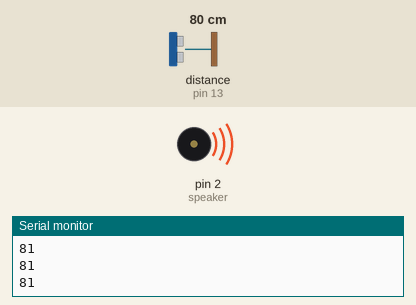
The sketch below on a simulated Arduino Uno, built with avr-gcc and run on an emulated ATmega328P. Shown: buzzer (waves = sounding, pin HIGH), the last lines printed to the serial monitor. Wiring (inferred from the names in the program): ultrasonic range finder: trigger pin 12; echo pin 13. Inputs (shaded band) come from the test bench; at power-on: distance to the obstacle (sensor on pin 13) 80 cm. The echo pulse lasts 58.3 µs per cm; pins used as bus, display or sensor lines are not drawn.

Above: at 1.2 s.
1.3 s: distance to the obstacle (sensor on pin 13) set to 86 cm
2.8 s: distance to the obstacle (sensor on pin 13) set to 93 cm
At 3.3 s:
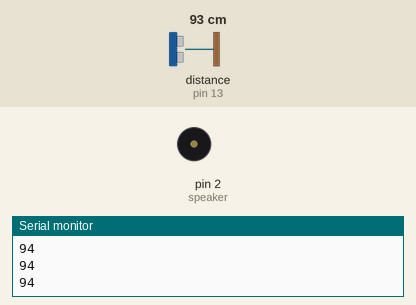
4.3 s: distance to the obstacle (sensor on pin 13) set to 2 cm
At 5.4 s:
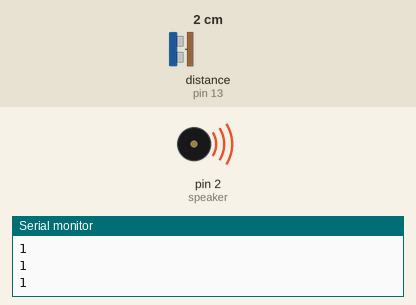
5.8 s: distance to the obstacle (sensor on pin 13) set to 120 cm
At 6.8 s:
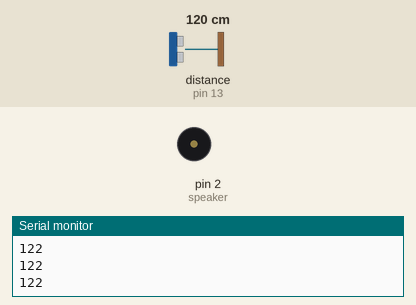
Timing chart, 0 to 8.3 s (numbered marks = the images above; inputs shaded):
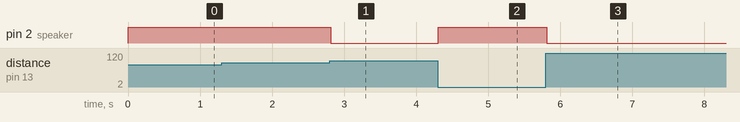

Measured:
- the behaviour switches between 89 and 90 cm on distance to the obstacle (sensor on pin 13) (found by bisection; images 0 and 1)
- after the input at 2.8 s, pin 2 (speaker): HIGH → LOW at once
- after the input at 4.3 s, pin 2 (speaker): LOW → HIGH at once
- after the input at 5.8 s, pin 2 (speaker): HIGH → LOW at once

The sketch:

Ultrasonic_2.ino
```cpp
const int trig = 12;
const int echo = 13;

const int speaker = 2;
//speaker and light

int duration = 0;
int distance = 0;

void setup()
{
  pinMode(trig , OUTPUT);
  pinMode(echo , INPUT);

  pinMode(speaker , OUTPUT);


  Serial.begin(9600);

}

void loop()
{
  digitalWrite(trig , HIGH);
  delayMicroseconds(1000);
  digitalWrite(trig , LOW);


  duration = pulseIn(echo , HIGH);
  distance = (duration/2) / 28.5 ;
  Serial.println(distance);


  if ( distance <= 90 )
  {
    digitalWrite(speaker, HIGH);
  }
  else
  {
    digitalWrite(speaker, LOW);
  }


}
```
